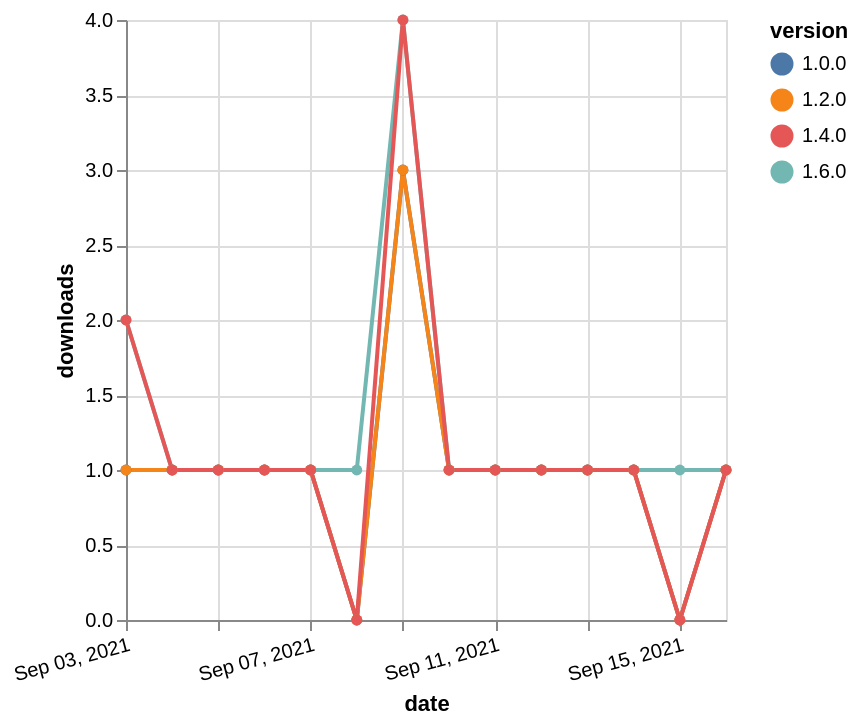

Vega-Lite specification for this chart:
### Vega-Lite specification from a JSON file in a GitHub repository (floating-point values rounded to 4 significant figures)
{"$schema": "https://vega.github.io/schema/vega-lite/v5.json", "description": "A simple bar chart with embedded data.", "data": {"values": [{"date": "2021-09-03", "total": 130, "delta": 2, "version": "1.6.0"}, {"date": "2021-09-04", "total": 131, "delta": 1, "version": "1.6.0"}, {"date": "2021-09-05", "total": 132, "delta": 1, "version": "1.6.0"}, {"date": "2021-09-06", "total": 133, "delta": 1, "version": "1.6.0"}, {"date": "2021-09-07", "total": 134, "delta": 1, "version": "1.6.0"}, {"date": "2021-09-08", "total": 135, "delta": 1, "version": "1.6.0"}, {"date": "2021-09-09", "total": 139, "delta": 4, "version": "1.6.0"}, {"date": "2021-09-10", "total": 140, "delta": 1, "version": "1.6.0"}, {"date": "2021-09-11", "total": 141, "delta": 1, "version": "1.6.0"}, {"date": "2021-09-12", "total": 142, "delta": 1, "version": "1.6.0"}, {"date": "2021-09-13", "total": 143, "delta": 1, "version": "1.6.0"}, {"date": "2021-09-14", "total": 144, "delta": 1, "version": "1.6.0"}, {"date": "2021-09-15", "total": 145, "delta": 1, "version": "1.6.0"}, {"date": "2021-09-16", "total": 146, "delta": 1, "version": "1.6.0"}, {"date": "2021-09-03", "total": 170, "delta": 1, "version": "1.0.0"}, {"date": "2021-09-04", "total": 171, "delta": 1, "version": "1.0.0"}, {"date": "2021-09-05", "total": 172, "delta": 1, "version": "1.0.0"}, {"date": "2021-09-06", "total": 173, "delta": 1, "version": "1.0.0"}, {"date": "2021-09-07", "total": 174, "delta": 1, "version": "1.0.0"}, {"date": "2021-09-08", "total": 174, "delta": 0, "version": "1.0.0"}, {"date": "2021-09-09", "total": 177, "delta": 3, "version": "1.0.0"}, {"date": "2021-09-10", "total": 178, "delta": 1, "version": "1.0.0"}, {"date": "2021-09-11", "total": 179, "delta": 1, "version": "1.0.0"}, {"date": "2021-09-12", "total": 180, "delta": 1, "version": "1.0.0"}, {"date": "2021-09-13", "total": 181, "delta": 1, "version": "1.0.0"}, {"date": "2021-09-14", "total": 182, "delta": 1, "version": "1.0.0"}, {"date": "2021-09-15", "total": 182, "delta": 0, "version": "1.0.0"}, {"date": "2021-09-16", "total": 183, "delta": 1, "version": "1.0.0"}, {"date": "2021-09-03", "total": 178, "delta": 1, "version": "1.2.0"}, {"date": "2021-09-04", "total": 179, "delta": 1, "version": "1.2.0"}, {"date": "2021-09-05", "total": 180, "delta": 1, "version": "1.2.0"}, {"date": "2021-09-06", "total": 181, "delta": 1, "version": "1.2.0"}, {"date": "2021-09-07", "total": 182, "delta": 1, "version": "1.2.0"}, {"date": "2021-09-08", "total": 182, "delta": 0, "version": "1.2.0"}, {"date": "2021-09-09", "total": 185, "delta": 3, "version": "1.2.0"}, {"date": "2021-09-10", "total": 186, "delta": 1, "version": "1.2.0"}, {"date": "2021-09-11", "total": 187, "delta": 1, "version": "1.2.0"}, {"date": "2021-09-12", "total": 188, "delta": 1, "version": "1.2.0"}, {"date": "2021-09-13", "total": 189, "delta": 1, "version": "1.2.0"}, {"date": "2021-09-14", "total": 190, "delta": 1, "version": "1.2.0"}, {"date": "2021-09-15", "total": 190, "delta": 0, "version": "1.2.0"}, {"date": "2021-09-16", "total": 191, "delta": 1, "version": "1.2.0"}, {"date": "2021-09-03", "total": 203, "delta": 2, "version": "1.4.0"}, {"date": "2021-09-04", "total": 204, "delta": 1, "version": "1.4.0"}, {"date": "2021-09-05", "total": 205, "delta": 1, "version": "1.4.0"}, {"date": "2021-09-06", "total": 206, "delta": 1, "version": "1.4.0"}, {"date": "2021-09-07", "total": 207, "delta": 1, "version": "1.4.0"}, {"date": "2021-09-08", "total": 207, "delta": 0, "version": "1.4.0"}, {"date": "2021-09-09", "total": 211, "delta": 4, "version": "1.4.0"}, {"date": "2021-09-10", "total": 212, "delta": 1, "version": "1.4.0"}, {"date": "2021-09-11", "total": 213, "delta": 1, "version": "1.4.0"}, {"date": "2021-09-12", "total": 214, "delta": 1, "version": "1.4.0"}, {"date": "2021-09-13", "total": 215, "delta": 1, "version": "1.4.0"}, {"date": "2021-09-14", "total": 216, "delta": 1, "version": "1.4.0"}, {"date": "2021-09-15", "total": 216, "delta": 0, "version": "1.4.0"}, {"date": "2021-09-16", "total": 217, "delta": 1, "version": "1.4.0"}]}, "width": "container", "mark": {"type": "line", "point": {"filled": true}}, "encoding": {"x": {"field": "date", "type": "temporal", "timeUnit": "yearmonthdate", "title": "date", "axis": {"labelAngle": -15}}, "y": {"field": "delta", "type": "quantitative", "title": "downloads"}, "color": {"field": "version", "type": "nominal"}, "tooltip": {"field": "delta"}}}
